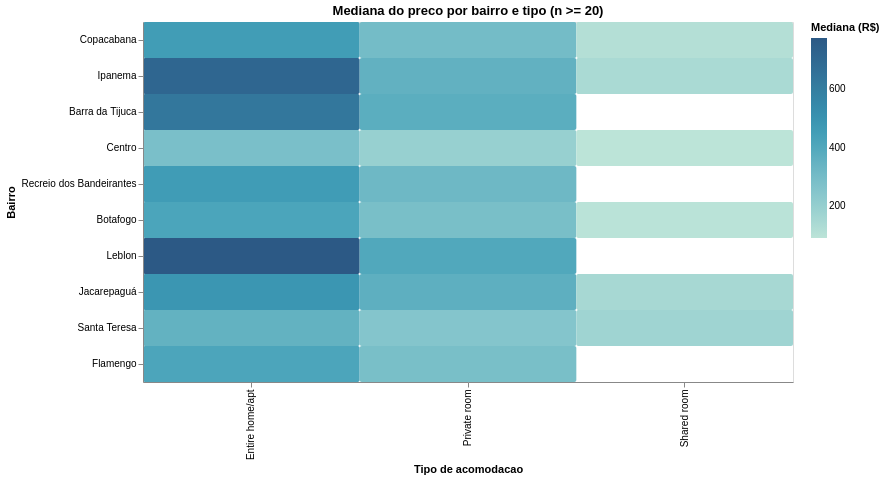

Write notebook code for a chart like this one.
### Markdown cell above
### Gráfico 2 — Mediana do preço por bairro e tipo de acomodação

**Justificativa do tipo:** O mapa de calor compara simultaneamente bairro e tipo, e a cor representa a mediana do preço anunciado por noite. O tooltip mostra a mediana e o tamanho da amostra de cada combinação.

**Decisões de tratamento:** Uso os dez bairros com maior número de anúncios e os mesmos preços positivos até o p95 do Gráfico 1. Exibo apenas combinações com pelo menos 20 anúncios nesse recorte; células ausentes significam amostra insuficiente, não preço zero. A composição por tipo ainda pode explicar parte das diferenças entre bairros.
**Como interpretar:** Cada quadrado corresponde a um bairro e um tipo de hospedagem; a cor representa a mediana dos preços anunciados por noite, e o tooltip mostra o número de anúncios usados. Célula em branco indica menos de 20 preços válidos no grupo, não preço zero.

No recorte até o p95, por exemplo, casas/apartamentos inteiros têm mediana de R$ 628 na Barra da Tijuca e R$ 285 no Centro; para quartos privados, as medianas são R$ 373,50 e R$ 194. A comparação é descritiva e não controla atributos como tamanho ou comodidades.

### Code cell
# Grafico 2: mediana de preco por bairro e tipo, com n minimo por combinacao
# Resume cada bairro/tipo após os filtros de preço e bairro já aplicados.
resumo_preco = (
    df_preco.loc[df_preco['neighbourhood'].isin(bairros_top10)]
    .groupby(['neighbourhood', 'room_type'], as_index=False)
    .agg(mediana_preco=('price', 'median'), anuncios=('price', 'size'))
)
# Omite grupos com menos de 20 preços; ausência de célula não significa preço zero.
resumo_preco = resumo_preco.loc[resumo_preco['anuncios'].ge(20)].copy()

# A cor codifica a mediana; o tooltip informa o tamanho de cada grupo.
grafico2 = (
    alt.Chart(resumo_preco)
    .mark_rect(cornerRadius=2)
    .encode(
        x=alt.X('room_type:N', title='Tipo de acomodacao', sort=['Entire home/apt', 'Private room', 'Shared room', 'Hotel room']),
        y=alt.Y('neighbourhood:N', title='Bairro', sort=bairros_top10),
        color=alt.Color('mediana_preco:Q', title='Mediana (R$)', scale=alt.Scale(scheme='tealblues')),
        tooltip=[
            alt.Tooltip('neighbourhood:N', title='Bairro'),
            alt.Tooltip('room_type:N', title='Tipo'),
            alt.Tooltip('mediana_preco:Q', title='Mediana (R$)', format=',.2f'),
            alt.Tooltip('anuncios:Q', title='Anuncios', format=',')
        ]
    )
    .properties(title='Mediana do preco por bairro e tipo (n >= 20)', width=650, height=360)
)
grafico2

### Figure 1 — Vega-Lite specification as saved in the notebook (floating-point values rounded to 4 significant figures)
{"config": {"view": {"continuousWidth": 300, "continuousHeight": 300}}, "data": {"name": "data-1cfbe1cee87bd57b4145b6edd0b1e64a"}, "mark": {"type": "rect", "cornerRadius": 2}, "encoding": {"color": {"field": "mediana_preco", "scale": {"scheme": "tealblues"}, "title": "Mediana (R$)", "type": "quantitative"}, "tooltip": [{"field": "neighbourhood", "title": "Bairro", "type": "nominal"}, {"field": "room_type", "title": "Tipo", "type": "nominal"}, {"field": "mediana_preco", "format": ",.2f", "title": "Mediana (R$)", "type": "quantitative"}, {"field": "anuncios", "format": ",", "title": "Anuncios", "type": "quantitative"}], "x": {"field": "room_type", "sort": ["Entire home/apt", "Private room", "Shared room", "Hotel room"], "title": "Tipo de acomodacao", "type": "nominal"}, "y": {"field": "neighbourhood", "sort": ["Copacabana", "Ipanema", "Barra da Tijuca", "Centro", "Recreio dos Bandeirantes", "Botafogo", "Leblon", "Jacarepaguá", "Santa Teresa", "Flamengo"], "title": "Bairro", "type": "nominal"}}, "height": 360, "title": "Mediana do preco por bairro e tipo (n >= 20)", "width": 650, "$schema": "https://vega.github.io/schema/vega-lite/v6.4.1.json", "datasets": {"data-1cfbe1cee87bd57b4145b6edd0b1e64a": [{"neighbourhood": "Barra da Tijuca", "room_type": "Entire home/apt", "mediana_preco": 628.0, "anuncios": 2644}, {"neighbourhood": "Barra da Tijuca", "room_type": "Private room", "mediana_preco": 373.5, "anuncios": 408}, {"neighbourhood": "Botafogo", "room_type": "Entire home/apt", "mediana_preco": 416.0, "anuncios": 1357}, {"neighbourhood": "Botafogo", "room_type": "Private room", "mediana_preco": 286.0, "anuncios": 436}, {"neighbourhood": "Botafogo", "room_type": "Shared room", "mediana_preco": 98.0, "anuncios": 25}, {"neighbourhood": "Centro", "room_type": "Entire home/apt", "mediana_preco": 285.0, "anuncios": 2754}, {"neighbourhood": "Centro", "room_type": "Private room", "mediana_preco": 194.0, "anuncios": 242}, {"neighbourhood": "Centro", "room_type": "Shared room", "mediana_preco": 92.0, "anuncios": 51}, {"neighbourhood": "Copacabana", "room_type": "Entire home/apt", "mediana_preco": 457.0, "anuncios": 11365}, {"neighbourhood": "Copacabana", "room_type": "Private room", "mediana_preco": 301.0, "anuncios": 1797}, {"neighbourhood": "Copacabana", "room_type": "Shared room", "mediana_preco": 115.0, "anuncios": 115}, {"neighbourhood": "Flamengo", "room_type": "Entire home/apt", "mediana_preco": 415.0, "anuncios": 771}, {"neighbourhood": "Flamengo", "room_type": "Private room", "mediana_preco": 286.0, "anuncios": 142}, {"neighbourhood": "Ipanema", "room_type": "Entire home/apt", "mediana_preco": 708.0, "anuncios": 2958}, {"neighbourhood": "Ipanema", "room_type": "Private room", "mediana_preco": 355.0, "anuncios": 347}, {"neighbourhood": "Ipanema", "room_type": "Shared room", "mediana_preco": 142.0, "anuncios": 31}, {"neighbourhood": "Jacarepaguá", "room_type": "Entire home/apt", "mediana_preco": 488.0, "anuncios": 1417}, {"neighbourhood": "Jacarepaguá", "room_type": "Private room", "mediana_preco": 365.5, "anuncios": 268}, {"neighbourhood": "Jacarepaguá", "room_type": "Shared room", "mediana_preco": 150.5, "anuncios": 28}, {"neighbourhood": "Leblon", "room_type": "Entire home/apt", "mediana_preco": 773.0, "anuncios": 1511}, {"neighbourhood": "Leblon", "room_type": "Private room", "mediana_preco": 400.0, "anuncios": 122}, {"neighbourhood": "Recreio dos Bandeirantes", "room_type": "Entire home/apt", "mediana_preco": 459.0, "anuncios": 1846}, {"neighbourhood": "Recreio dos Bandeirantes", "room_type": "Private room", "mediana_preco": 320.0, "anuncios": 332}, {"neighbourhood": "Santa Teresa", "room_type": "Entire home/apt", "mediana_preco": 354.0, "anuncios": 940}, {"neighbourhood": "Santa Teresa", "room_type": "Private room", "mediana_preco": 252.0, "anuncios": 576}, {"neighbourhood": "Santa Teresa", "room_type": "Shared room", "mediana_preco": 171.0, "anuncios": 62}]}}
